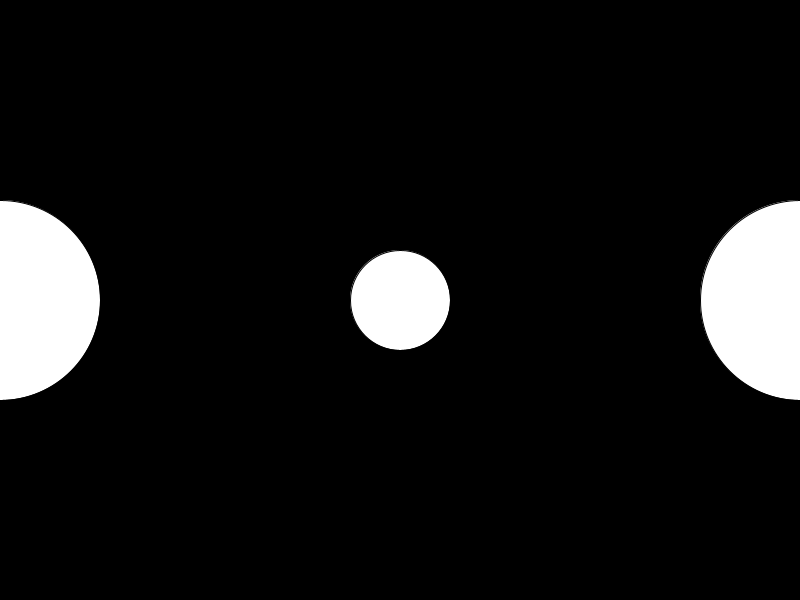
Frame 1 (no input)
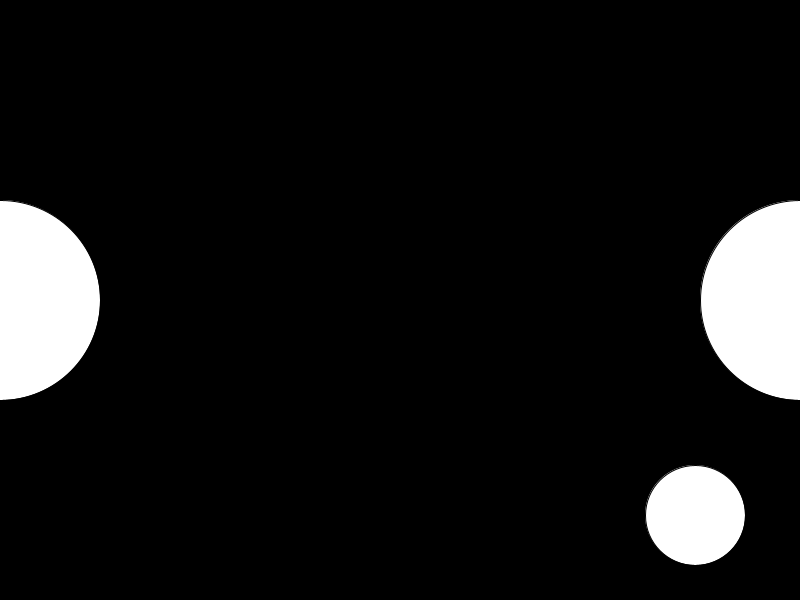
Frame 60 (the mouse pressed at the canvas centre just before this capture)
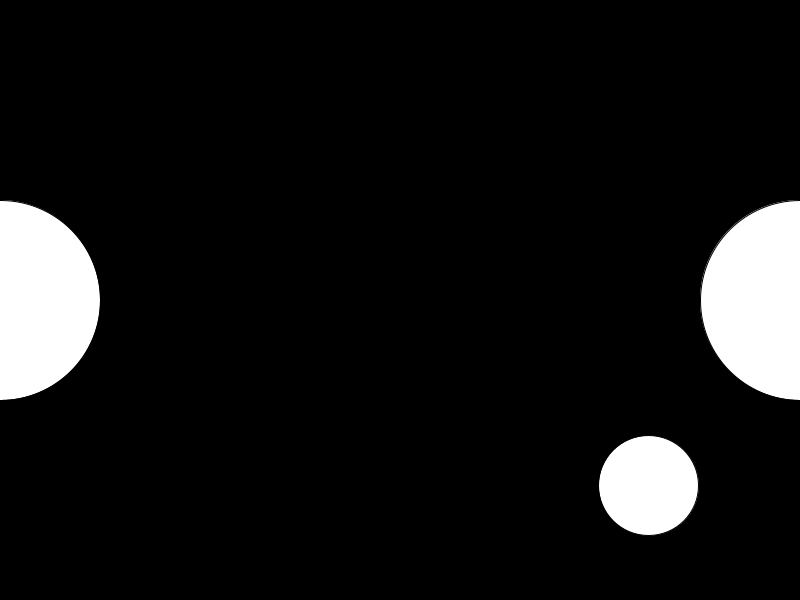
Frame 120 (the mouse held since frame 60 and released just before this capture)

The Processing sketch that drew these frames (run headless with seeded random() and noise(); from frame 60 on, the mouse is pressed at the canvas centre):

// Processing sketch: pong
// ── pong.pde
int mode;
final int INTRO=0;
final int GAMEOVER=3;
final int PAUSE=2;
final int GAME = 1;


//entity variables
float leftx, lefty, leftd, rightd, rightx, righty;//paddle
float ballx, bally, balld,vx,vy;

//keyboard variables
boolean wkey,skey,upkey,downkey;




void setup(){
  size (800,600);
  mode = GAME;
  
  
  //intiailixzation
  leftx=0;
  lefty=height/2;
  leftd=200;
  
  rightx=width;
  righty=height/2;
  rightd=200;
  
  //initialze ball
  ballx=width/2;
  bally=height/2;
  balld=100;
  vx=5;
  vy=5;

  
  //keybaord 
  wkey=skey=upkey=downkey=false;
}

void draw(){
  background(0);
  if (mode==INTRO){
    intro();
  }else if (mode==GAME){
    game();
  }else if(mode==PAUSE){
    pause();
  }else if (mode == GAMEOVER){
    gameover();
  }else{
    println("Error: Mode = " + mode);
  }
}

// ── a_intro.pde
void intro(){
  
}

void introClicks(){
//  if(clickedOnRect(200,500,300,125)){
//    mode = GAME;
//    AI=true;
//}
//if(clickedOnRec(600,500,300,125)){
//  mode = GAME;
//  AI=false;
//}
}

// ── game.pde
void game() {

  //paddles
  circle(leftx, lefty, leftd);
  circle(rightx, righty, rightd);

  //move paddles
  if (wkey==true) lefty = lefty-5;
  if (skey==true) lefty=lefty+5;
  if (upkey==true) righty = righty-5;
  if (downkey==true) righty=righty+5;

  //ball
  circle(ballx, bally, balld);

  //movement
  ballx=ballx+vx;
  bally=bally+vy;
  
  
  //scoring
  if(ballx<0){
    
  }
  
  
  
  
  
  
  
  //boucning
  if (bally<balld/2 || bally>height-balld/2) {
    vy=vy*-1;
  }
  
  if ( dist(ballx, bally, leftx, lefty)<leftd/2+balld/2) {
    vx=(ballx-leftx)/20;
    vy=(bally-lefty)/20;
  }
  
   if (dist(ballx, bally, rightx, righty)<rightd/2+balld/2) {
    vx=(ballx-rightx)/20;
    vy=(bally-righty)/20;
  }
  
}

void gameClicks() {
}

// ── gameouver.pde
void gameover(){
  
}
void gameoverClicks(){
  
}

// ── mouse.pde
void mouseReleased(){
   if (mode==INTRO){
    introClicks();
  }else if (mode==GAME){
    gameClicks();
  }else if(mode==PAUSE){
    pauseClicks();
  }else if (mode == GAMEOVER){
    gameoverClicks();
  }
}

// ── pause.pde
void pause(){

}
void pauseClicks(){

}
